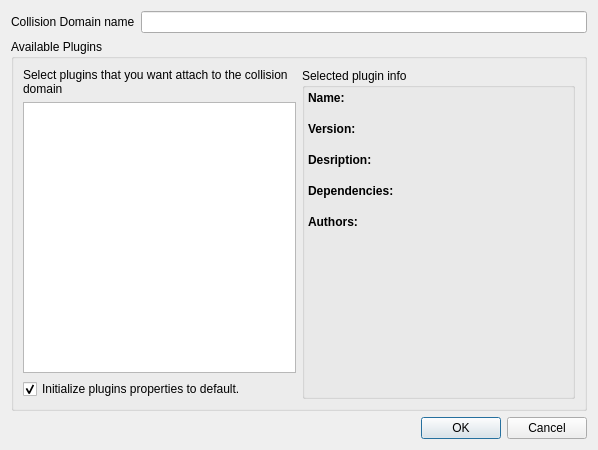
<ui version="4.0" >
 <class>AddCdForm</class>
 <widget class="QDialog" name="AddCdForm" >
  <property name="geometry" >
   <rect>
    <x>0</x>
    <y>0</y>
    <width>598</width>
    <height>450</height>
   </rect>
  </property>
  <property name="minimumSize" >
   <size>
    <width>500</width>
    <height>450</height>
   </size>
  </property>
  <property name="windowTitle" >
   <string>Visual Netkit - Add new CD</string>
  </property>
  <layout class="QVBoxLayout" >
   <item>
    <layout class="QHBoxLayout" >
     <item>
      <widget class="QLabel" name="label_2" >
       <property name="text" >
        <string>Collision Domain name</string>
       </property>
      </widget>
     </item>
     <item>
      <widget class="QLineEdit" name="cdNameLineEdit" />
     </item>
    </layout>
   </item>
   <item>
    <widget class="QGroupBox" name="groupBox" >
     <property name="title" >
      <string>Available Plugins</string>
     </property>
     <layout class="QHBoxLayout" >
      <item>
       <layout class="QVBoxLayout" >
        <item>
         <widget class="QLabel" name="label_8" >
          <property name="sizePolicy" >
           <sizepolicy vsizetype="Preferred" hsizetype="Minimum" >
            <horstretch>0</horstretch>
            <verstretch>0</verstretch>
           </sizepolicy>
          </property>
          <property name="text" >
           <string>Select plugins that you want attach to the collision domain</string>
          </property>
          <property name="wordWrap" >
           <bool>true</bool>
          </property>
         </widget>
        </item>
        <item>
         <widget class="QListWidget" name="pluginsList" >
          <property name="sizePolicy" >
           <sizepolicy vsizetype="Expanding" hsizetype="Minimum" >
            <horstretch>0</horstretch>
            <verstretch>0</verstretch>
           </sizepolicy>
          </property>
          <property name="alternatingRowColors" >
           <bool>true</bool>
          </property>
         </widget>
        </item>
        <item>
         <widget class="QCheckBox" name="initPropertiesCheck" >
          <property name="text" >
           <string>Initialize plugins properties to default.</string>
          </property>
          <property name="checked" >
           <bool>true</bool>
          </property>
         </widget>
        </item>
       </layout>
      </item>
      <item>
       <widget class="QGroupBox" name="groupBox_2" >
        <property name="layoutDirection" >
         <enum>Qt::LeftToRight</enum>
        </property>
        <property name="title" >
         <string>Selected plugin info</string>
        </property>
        <layout class="QVBoxLayout" >
         <property name="spacing" >
          <number>3</number>
         </property>
         <property name="margin" >
          <number>3</number>
         </property>
         <item>
          <layout class="QVBoxLayout" >
           <property name="spacing" >
            <number>0</number>
           </property>
           <item>
            <widget class="QLabel" name="label_3" >
             <property name="font" >
              <font>
               <weight>75</weight>
               <bold>true</bold>
              </font>
             </property>
             <property name="layoutDirection" >
              <enum>Qt::LeftToRight</enum>
             </property>
             <property name="text" >
              <string>Name:</string>
             </property>
            </widget>
           </item>
           <item>
            <widget class="QLabel" name="pName" >
             <property name="layoutDirection" >
              <enum>Qt::LeftToRight</enum>
             </property>
             <property name="text" >
              <string/>
             </property>
             <property name="wordWrap" >
              <bool>true</bool>
             </property>
            </widget>
           </item>
          </layout>
         </item>
         <item>
          <layout class="QVBoxLayout" >
           <property name="spacing" >
            <number>0</number>
           </property>
           <item>
            <widget class="QLabel" name="label_4" >
             <property name="font" >
              <font>
               <weight>75</weight>
               <bold>true</bold>
              </font>
             </property>
             <property name="layoutDirection" >
              <enum>Qt::LeftToRight</enum>
             </property>
             <property name="text" >
              <string>Version:</string>
             </property>
            </widget>
           </item>
           <item>
            <widget class="QLabel" name="pVersion" >
             <property name="layoutDirection" >
              <enum>Qt::LeftToRight</enum>
             </property>
             <property name="text" >
              <string/>
             </property>
             <property name="wordWrap" >
              <bool>true</bool>
             </property>
            </widget>
           </item>
          </layout>
         </item>
         <item>
          <layout class="QVBoxLayout" >
           <property name="spacing" >
            <number>0</number>
           </property>
           <item>
            <widget class="QLabel" name="label_5" >
             <property name="font" >
              <font>
               <weight>75</weight>
               <bold>true</bold>
              </font>
             </property>
             <property name="layoutDirection" >
              <enum>Qt::LeftToRight</enum>
             </property>
             <property name="text" >
              <string>Desription:</string>
             </property>
            </widget>
           </item>
           <item>
            <widget class="QLabel" name="pDescription" >
             <property name="layoutDirection" >
              <enum>Qt::LeftToRight</enum>
             </property>
             <property name="text" >
              <string/>
             </property>
             <property name="wordWrap" >
              <bool>true</bool>
             </property>
            </widget>
           </item>
          </layout>
         </item>
         <item>
          <layout class="QVBoxLayout" >
           <property name="spacing" >
            <number>0</number>
           </property>
           <item>
            <widget class="QLabel" name="label_6" >
             <property name="font" >
              <font>
               <weight>75</weight>
               <bold>true</bold>
              </font>
             </property>
             <property name="layoutDirection" >
              <enum>Qt::LeftToRight</enum>
             </property>
             <property name="text" >
              <string>Dependencies:</string>
             </property>
            </widget>
           </item>
           <item>
            <widget class="QLabel" name="pDeps" >
             <property name="layoutDirection" >
              <enum>Qt::LeftToRight</enum>
             </property>
             <property name="text" >
              <string/>
             </property>
             <property name="wordWrap" >
              <bool>true</bool>
             </property>
            </widget>
           </item>
          </layout>
         </item>
         <item>
          <layout class="QVBoxLayout" >
           <property name="spacing" >
            <number>0</number>
           </property>
           <item>
            <widget class="QLabel" name="label_7" >
             <property name="font" >
              <font>
               <weight>75</weight>
               <bold>true</bold>
              </font>
             </property>
             <property name="layoutDirection" >
              <enum>Qt::LeftToRight</enum>
             </property>
             <property name="text" >
              <string>Authors:</string>
             </property>
            </widget>
           </item>
           <item>
            <widget class="QLabel" name="pAuthor" >
             <property name="layoutDirection" >
              <enum>Qt::LeftToRight</enum>
             </property>
             <property name="text" >
              <string/>
             </property>
             <property name="wordWrap" >
              <bool>true</bool>
             </property>
            </widget>
           </item>
          </layout>
         </item>
         <item>
          <spacer>
           <property name="orientation" >
            <enum>Qt::Vertical</enum>
           </property>
           <property name="sizeHint" stdset="0" >
            <size>
             <width>20</width>
             <height>40</height>
            </size>
           </property>
          </spacer>
         </item>
        </layout>
       </widget>
      </item>
     </layout>
    </widget>
   </item>
   <item>
    <widget class="QDialogButtonBox" name="cdFormConfirmBox" >
     <property name="orientation" >
      <enum>Qt::Horizontal</enum>
     </property>
     <property name="standardButtons" >
      <set>QDialogButtonBox::Cancel|QDialogButtonBox::Ok</set>
     </property>
    </widget>
   </item>
  </layout>
 </widget>
 <resources/>
 <connections>
  <connection>
   <sender>cdFormConfirmBox</sender>
   <signal>rejected()</signal>
   <receiver>AddCdForm</receiver>
   <slot>reject()</slot>
   <hints>
    <hint type="sourcelabel" >
     <x>325</x>
     <y>166</y>
    </hint>
    <hint type="destinationlabel" >
     <x>286</x>
     <y>274</y>
    </hint>
   </hints>
  </connection>
 </connections>
</ui>
